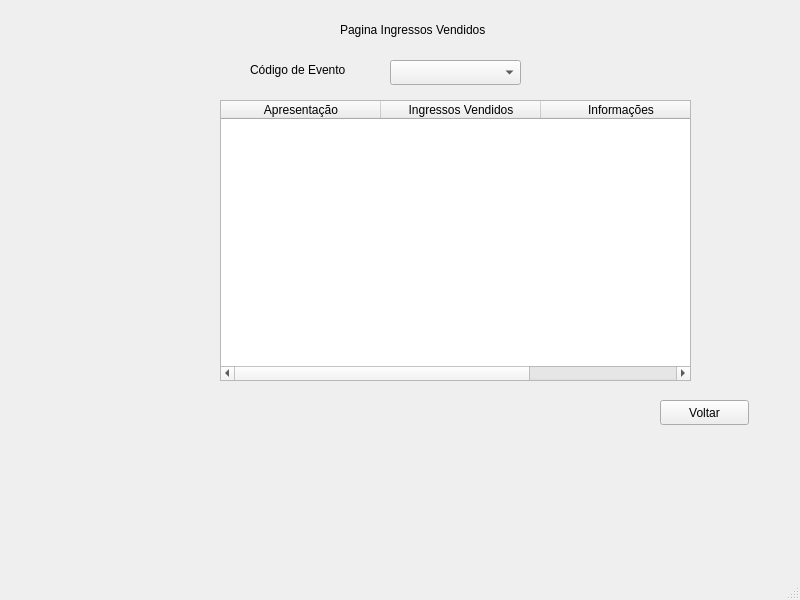
<?xml version="1.0" encoding="UTF-8"?>
<ui version="4.0">
 <class>viewVendas</class>
 <widget class="QMainWindow" name="viewVendas">
  <property name="geometry">
   <rect>
    <x>0</x>
    <y>0</y>
    <width>800</width>
    <height>600</height>
   </rect>
  </property>
  <property name="windowTitle">
   <string>Switch Dreams</string>
  </property>
  <widget class="QWidget" name="centralwidget">
   <widget class="QStackedWidget" name="stackedWidget">
    <property name="geometry">
     <rect>
      <x>140</x>
      <y>0</y>
      <width>651</width>
      <height>441</height>
     </rect>
    </property>
    <property name="currentIndex">
     <number>2</number>
    </property>
    <widget class="QWidget" name="page">
     <widget class="QWidget" name="layoutWidget">
      <property name="geometry">
       <rect>
        <x>210</x>
        <y>120</y>
        <width>191</width>
        <height>131</height>
       </rect>
      </property>
      <layout class="QGridLayout" name="gridLayout">
       <item row="5" column="0">
        <widget class="QPushButton" name="btnVerIngressosVendidos">
         <property name="text">
          <string>Ver Ingressos Vendidos</string>
         </property>
        </widget>
       </item>
       <item row="3" column="0">
        <widget class="QPushButton" name="btnComprarIngresso">
         <property name="text">
          <string>Comprar Ingresso</string>
         </property>
        </widget>
       </item>
       <item row="6" column="0">
        <widget class="QPushButton" name="btnHome">
         <property name="text">
          <string>Home</string>
         </property>
        </widget>
       </item>
       <item row="2" column="0">
        <widget class="QLabel" name="label">
         <property name="text">
          <string>Menu Principal de Vendas</string>
         </property>
        </widget>
       </item>
      </layout>
     </widget>
    </widget>
    <widget class="QWidget" name="page_2">
     <widget class="QPushButton" name="btnComprar">
      <property name="geometry">
       <rect>
        <x>220</x>
        <y>220</y>
        <width>89</width>
        <height>25</height>
       </rect>
      </property>
      <property name="text">
       <string>Comprar</string>
      </property>
     </widget>
     <widget class="QLabel" name="label_4">
      <property name="geometry">
       <rect>
        <x>200</x>
        <y>50</y>
        <width>151</width>
        <height>17</height>
       </rect>
      </property>
      <property name="text">
       <string>Compra de Ingresso</string>
      </property>
     </widget>
     <widget class="QPushButton" name="btnVoltar">
      <property name="geometry">
       <rect>
        <x>330</x>
        <y>220</y>
        <width>89</width>
        <height>25</height>
       </rect>
      </property>
      <property name="text">
       <string>Voltar</string>
      </property>
     </widget>
     <widget class="QWidget" name="layoutWidget">
      <property name="geometry">
       <rect>
        <x>120</x>
        <y>140</y>
        <width>316</width>
        <height>58</height>
       </rect>
      </property>
      <layout class="QGridLayout" name="gridLayout_2">
       <item row="0" column="0">
        <widget class="QLabel" name="label_2">
         <property name="text">
          <string>Cõdigo da Apresentação</string>
         </property>
        </widget>
       </item>
       <item row="1" column="0">
        <widget class="QLabel" name="label_3">
         <property name="text">
          <string>Quantidade</string>
         </property>
        </widget>
       </item>
       <item row="1" column="1">
        <widget class="QLineEdit" name="lineQuantidade"/>
       </item>
       <item row="0" column="1">
        <widget class="QComboBox" name="comboBoxApr"/>
       </item>
      </layout>
     </widget>
     <widget class="QLabel" name="labelCompra">
      <property name="geometry">
       <rect>
        <x>150</x>
        <y>280</y>
        <width>271</width>
        <height>17</height>
       </rect>
      </property>
      <property name="text">
       <string>msg de compra</string>
      </property>
     </widget>
    </widget>
    <widget class="QWidget" name="page_3">
     <widget class="QLabel" name="label_5">
      <property name="geometry">
       <rect>
        <x>200</x>
        <y>20</y>
        <width>191</width>
        <height>20</height>
       </rect>
      </property>
      <property name="text">
       <string>Pagina Ingressos Vendidos</string>
      </property>
     </widget>
     <widget class="QPushButton" name="btnVoltar2">
      <property name="geometry">
       <rect>
        <x>520</x>
        <y>400</y>
        <width>89</width>
        <height>25</height>
       </rect>
      </property>
      <property name="text">
       <string>Voltar</string>
      </property>
     </widget>
     <widget class="QComboBox" name="comboBoxEve">
      <property name="geometry">
       <rect>
        <x>250</x>
        <y>60</y>
        <width>131</width>
        <height>25</height>
       </rect>
      </property>
     </widget>
     <widget class="QTableWidget" name="tableQtdVendida">
      <property name="geometry">
       <rect>
        <x>80</x>
        <y>100</y>
        <width>471</width>
        <height>281</height>
       </rect>
      </property>
      <attribute name="horizontalHeaderDefaultSectionSize">
       <number>160</number>
      </attribute>
      <column>
       <property name="text">
        <string>Apresentação</string>
       </property>
      </column>
      <column>
       <property name="text">
        <string>Ingressos Vendidos</string>
       </property>
      </column>
      <column>
       <property name="text">
        <string>Informações</string>
       </property>
      </column>
     </widget>
     <widget class="QLabel" name="label_6">
      <property name="geometry">
       <rect>
        <x>110</x>
        <y>60</y>
        <width>151</width>
        <height>20</height>
       </rect>
      </property>
      <property name="text">
       <string>Código de Evento</string>
      </property>
     </widget>
    </widget>
    <widget class="QWidget" name="page_4">
     <widget class="QTableWidget" name="tableCpfQte">
      <property name="geometry">
       <rect>
        <x>170</x>
        <y>70</y>
        <width>361</width>
        <height>331</height>
       </rect>
      </property>
      <attribute name="horizontalHeaderDefaultSectionSize">
       <number>180</number>
      </attribute>
      <column>
       <property name="text">
        <string>Usuário</string>
       </property>
      </column>
      <column>
       <property name="text">
        <string>Quantidade de Ingressos</string>
       </property>
      </column>
     </widget>
     <widget class="QLabel" name="label_7">
      <property name="geometry">
       <rect>
        <x>270</x>
        <y>30</y>
        <width>161</width>
        <height>20</height>
       </rect>
      </property>
      <property name="text">
       <string>Ingressos Comprados</string>
      </property>
     </widget>
    </widget>
   </widget>
  </widget>
  <widget class="QMenuBar" name="menubar">
   <property name="geometry">
    <rect>
     <x>0</x>
     <y>0</y>
     <width>800</width>
     <height>22</height>
    </rect>
   </property>
  </widget>
  <widget class="QStatusBar" name="statusbar"/>
 </widget>
 <resources/>
 <connections/>
</ui>
